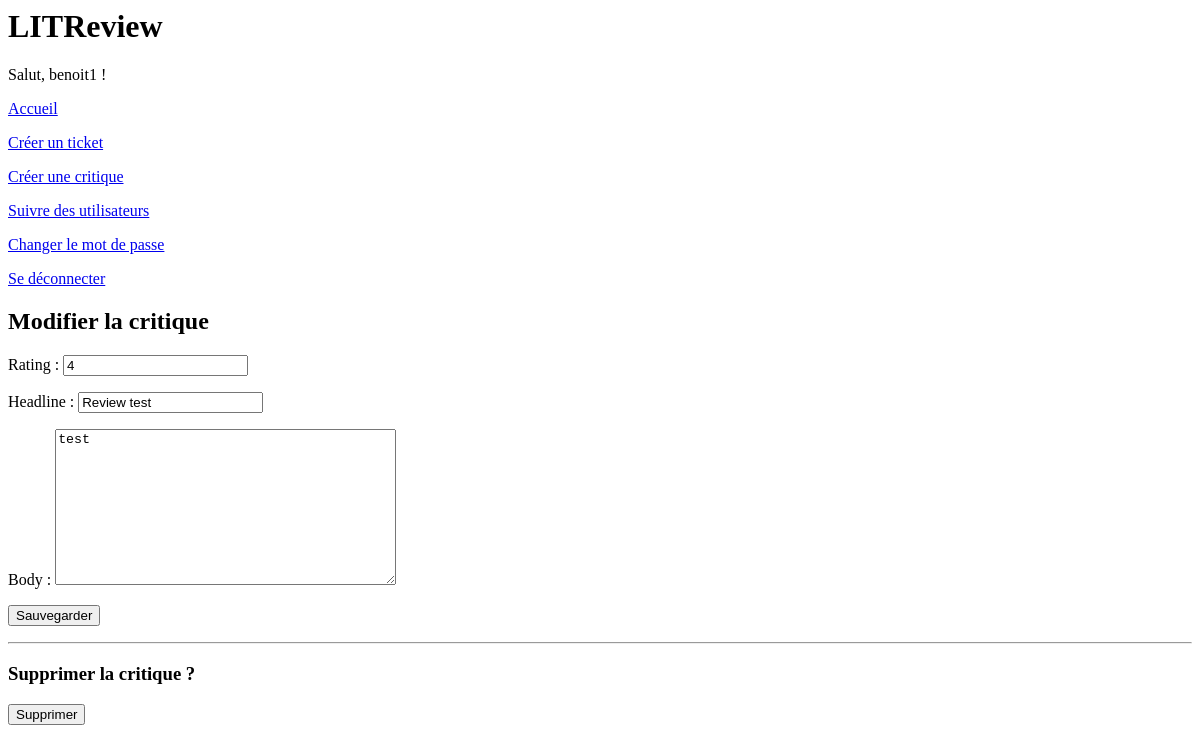
/reviews/review/7/edit (signed in), run on an earlier commit of the app's database.
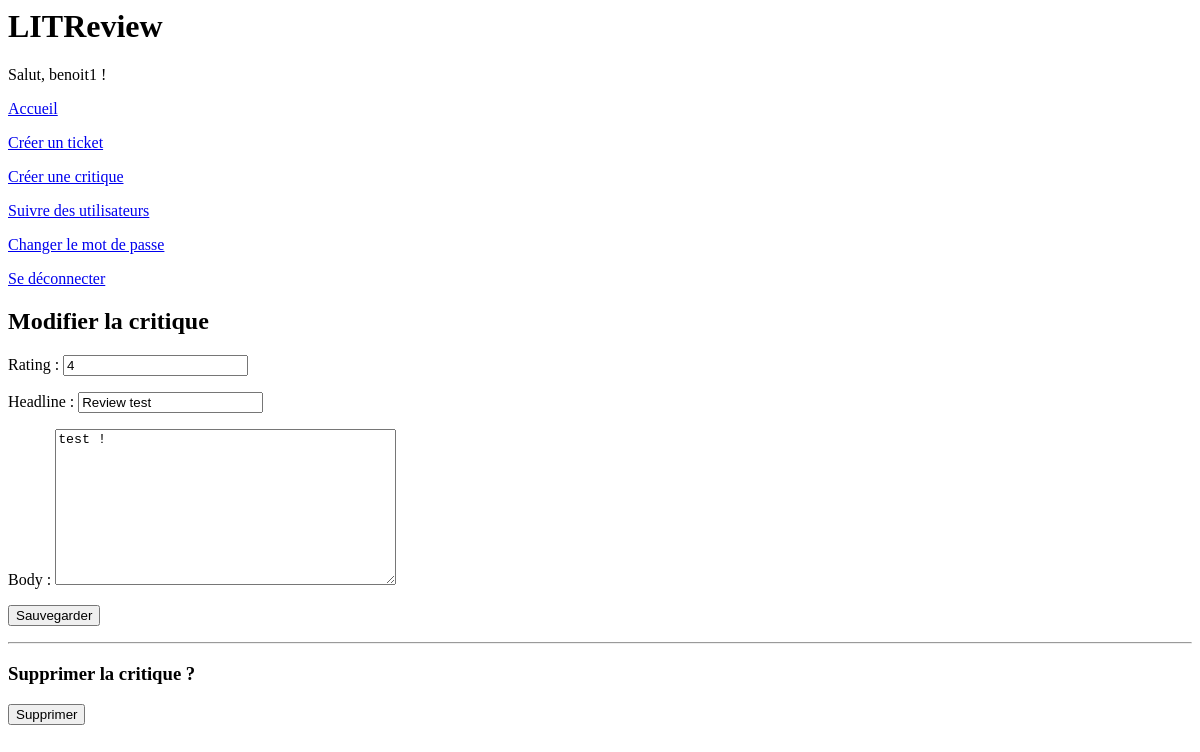
And on a later commit of the database.
### reviews/models.py (models this page shows, shortened)
class Review(models.Model):
    ticket = models.ForeignKey(to=Ticket, on_delete=models.CASCADE)
    rating = models.PositiveSmallIntegerField(
        validators=[MinValueValidator(0), MaxValueValidator(5)],
        )
    headline = models.CharField(max_length=128)
    body = models.TextField(max_length=8192, blank=True)
    user = models.ForeignKey(
        to=settings.AUTH_USER_MODEL,
        on_delete=models.CASCADE
        )
    time_created = models.DateTimeField(auto_now_add=True)

### reviews/views.py (the view, shortened to what this page needs)
# urls.py: path('review/<int:review_id>/edit', views.edit_review, name='edit_review'),
@login_required
def edit_review(request, review_id):
    review = get_object_or_404(models.Review, id=review_id)
    if request.user != review.user:
        return redirect('review_details', review.id)
    edit_form = forms.ReviewForm(instance=review)
    delete_form = forms.DeleteReviewForm()
    context = {
        'edit_form': edit_form,
        'delete_form': delete_form,
    }
    return render(request, 'reviews/edit_review.html', context=context)

### reviews/forms.py
class ReviewForm(forms.ModelForm):
    edit_review = forms.BooleanField(widget=forms.HiddenInput, initial=True)
    class Meta:
        model = models.Review
        fields = ['rating', 'headline', 'body']

class DeleteReviewForm(forms.Form):
    delete_review = forms.BooleanField(widget=forms.HiddenInput, initial=True)

### reviews/templates/reviews/edit_review.html (shortened to what this page needs)
{% extends 'base.html' %}
{% block content %}
    <h2>Modifier la critique</h2>
    <form method="post">
        {{ edit_form.as_p }}
        <button type="submit" >Sauvegarder</button>
    </form>
    <hr>
    <h3>Supprimer la critique ?</h3>
    <form method="post">
        <button type="submit" >Supprimer</button>
    </form>
{% endblock content %}

What changed in the data, as far as the page shows it:
changed Review "Review test": body "test" → "test !"
